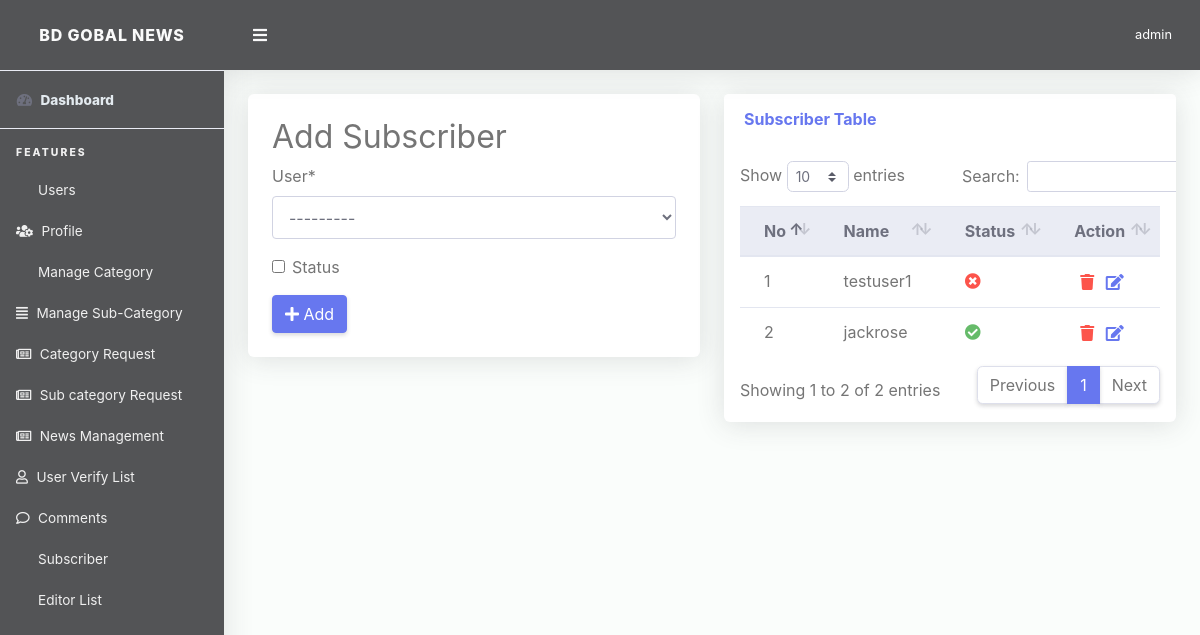
The page /superadmin/subscriber-list (signed in) on the database its author committed.
### App_Accounts/models.py (models this page shows, shortened)
class Subscriber(models.Model):
    user=models.ForeignKey(User,on_delete=models.CASCADE,related_name="subscriber")
    status=models.BooleanField(default=False)
    timestamp=models.DateTimeField(auto_now=True,auto_now_add=False)

### App_Admin/views.py (the view)
# urls.py: path('subscriber-list',views.SubscriberList,name='subscriber_list'),
@login_required(login_url='App_Admin:superadmin_login')
def SubscriberList(request):
    if request.user.is_superuser:
        try:
            subscriber_list=Subscriber.objects.all().order_by('-id')
            if request.method=="POST":
                form=SubscriberForm(request.POST or None)
                if form.is_valid():
                    user=form.cleaned_data.get('user')
                    if Subscriber.objects.filter(user=user).exists():
                        messages.success(request, "Subscriber Already Added", extra_tags="subscriber_alert")
                    else:
                        form.save()
                        messages.success(request,"Subscriber Added succesfully",extra_tags="subscriber_add")
                    return redirect(request.POST['next'])
            else:
                form=SubscriberForm()
            context={
                'subscriber_list':subscriber_list,
                'form':form,
            }
        except:
            return redirect('App_Admin:dashboard')
        return render(request,'App_Admin/subscriberlist.html',context)
    else:
        return redirect('App_News:index')

### App_Admin/forms.py
class SubscriberForm(forms.ModelForm):
    class Meta:
        model=Subscriber
        fields='__all__'

### templates/App_Admin/subscriberlist.html (shortened to what this page needs)
{% extends 'App_Admin/base.html' %}
{% load crispy_forms_tags %}
{% block content %}
<div class="container">
          <div class="row mb-3">
          <div class="col-lg-6">
              <div class="card mb-4 p-4">
                   <h2>Add Subscriber</h2>
                      <form method="post" action="">{% csrf_token %}
                          {{ form|crispy }}
                          <button type="submit" class="btn btn-primary"><i class="fa fa-plus"></i> Add</button>
                      </form>
              </div>
            </div>
          <div class="col-lg-6">
              <div class="card mb-4">
                <div class="card-header py-3 d-flex flex-row align-items-center justify-content-between">
                  <h6 class="m-0 font-weight-bold text-primary">Subscriber Table</h6>
                </div>
                <div class="table-responsive p-3">
                  <table class="table align-items-center table-flush table-hover" id="dataTableHover">
                    <thead class="thead-light">
                      <tr>
                        <th>No</th>
                        <th>Name</th>
                        <th>Status</th>
                        <th>Action</th>
                      </tr>
                    </thead>
                    <tbody>
                    {% for g in subscriber_list %}
                      <tr>
                        <td>{{ forloop.counter }}</td>
                        <td>{{ g.user }}</td>
                        {% if g.status == True %}
                        <td><i class="fa fa-check-circle text-success"></i></td>
                        {% else %}
                          <td><i class="fa fa-times-circle text-danger"></i></td>
                        {% endif %}
                        <td>
                          <button style="border: none;background: no-repeat;outline: none;" data-toggle="modal" value="{{ g.id }}" data-target="#subscriber_delete">
                                <i class="fa fa-trash text-danger"></i></button>
                            <a href="{% url 'App_Admin:subscriber_update' g.id %}"><i class="text-primary fas fa-fw fa-edit" style="color: #801d3b;"></i></a>
                        </td>
                      </tr>
                     {% endfor %}
                    </tbody>
                  </table>
                </div>
              </div>
            </div>
          </div>
</div>
{% endblock %}

### templates/App_Admin/base.html (shortened to what this page needs)
<!DOCTYPE html>
<html lang="en">
{% load static %}
<head>
  <link href="{% static 'superadmin/vendor/fontawesome-free/css/all.min.css' %}" rel="stylesheet" type="text/css">
  <link href="{% static 'superadmin/vendor/bootstrap/css/bootstrap.min.css' %}" rel="stylesheet" type="text/css">
  <link href="{% static 'superadmin/css/ruang-admin.min.css' %}" rel="stylesheet">
  <link href="{% static 'superadmin/vendor/datatables/dataTables.bootstrap4.min.css' %}" rel="stylesheet">
    <link href="{% static 'superadmin/vendor/select2/dist/css/select2.min.css' %}" rel="stylesheet" type="text/css">
<link rel="stylesheet" href="https://pro.fontawesome.com/releases/v5.10.0/css/all.css"/>
</head>
<body id="page-top">
  <div id="wrapper">
    <ul class="navbar-nav sidebar sidebar-light accordion" id="accordionSidebar">
      <a class="sidebar-brand d-flex align-items-center justify-content-center" href="{% url 'App_News:index' %}">
        <div class="sidebar-brand-icon">
            BD GOBAL NEWS
        </div>
      </a>
      <hr class="sidebar-divider my-0">
      <li class="nav-item active">
        <a class="nav-link" href="{% url 'App_Admin:dashboard' %}">
          <i class="fas fa-fw fa-tachometer-alt"></i>
          <span class="text-light">Dashboard</span></a>
      </li>
      <hr class="sidebar-divider">
      <div class="sidebar-heading">
        Features
      </div>
         {% include 'App_Admin/admin_sidebar_option.html' %}
    </ul>
    <div id="content-wrapper" class="d-flex flex-column">
      <div id="content">
        <nav class="navbar navbar-expand navbar-light bg-navbar topbar mb-4 static-top">
          <button id="sidebarToggleTop" class="btn btn-link rounded-circle mr-3">
            <i class="fa fa-bars"></i>
          </button>
            <ul class="navbar-nav ml-auto">
            <li class="nav-item dropdown no-arrow">
              <a class="nav-link dropdown-toggle" href="#" id="userDropdown" role="button" data-toggle="dropdown"
                aria-haspopup="true" aria-expanded="false">
                <span class="ml-2 d-none d-lg-inline text-white small">{{ request.user }}</span>
              </a>
            </li>
          </ul>
        </nav>
       {% block content %}
       {% endblock %}
      </div>
    </div>
  </div>
</body>
</html>

### templates/App_Admin/base.html (style rules this page uses)
.sidebar-light .sidebar-brand { color: #fafafa; background-color: #535456; }
.bg-navbar { color: #fafafa; background-color: #535456 }
.sidebar { color: #fafafa; background-color:#535456 !important; }
.sidebar-light .sidebar-heading { color: #f0f0f0; }
.sidebar-light .nav-item .nav-link { color: #f0f0f0; }
.sidebar-light .nav-item .nav-link i { color: #f0f0f0; }

### rows shown on the page
Subscriber: user "testuser1", status False (drawn), {{ g.id }} 3 (drawn)
Subscriber: user "jackrose", status True (drawn), {{ g.id }} 1 (drawn)

### other values the page prints
{{ request.user }} "admin"
